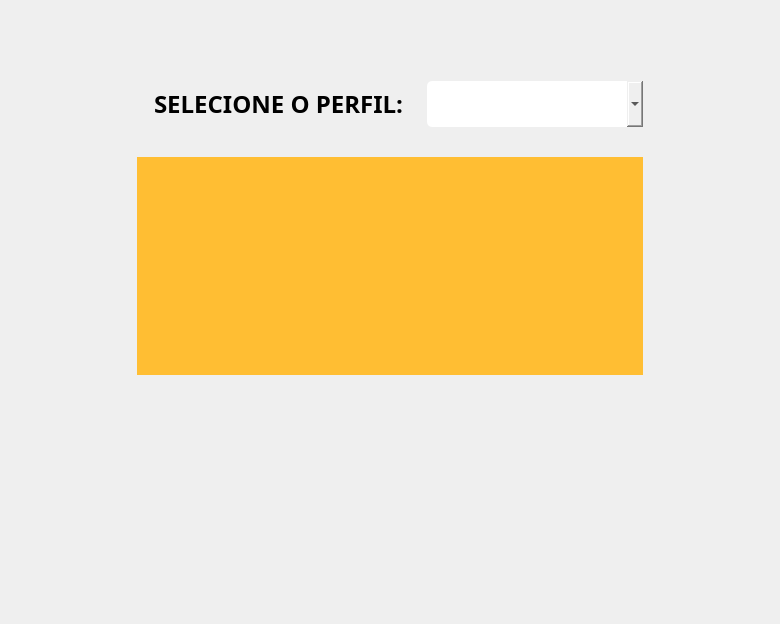
      <widget class="QWidget" name="configurar_perfil">
       <property name="styleSheet">
        <string notr="true">border-image: url(&quot;:/imagens/assets/imagens/fundo-azul&quot;);</string>
       </property>
       <layout class="QGridLayout" name="gridLayout_4">
        <item row="2" column="2">
         <spacer name="verticalSpacer_9">
          <property name="orientation">
           <enum>Qt::Vertical</enum>
          </property>
          <property name="sizeType">
           <enum>QSizePolicy::Fixed</enum>
          </property>
          <property name="sizeHint" stdset="0">
           <size>
            <width>20</width>
            <height>20</height>
           </size>
          </property>
         </spacer>
        </item>
        <item row="1" column="1">
         <widget class="QLabel" name="label">
          <property name="font">
           <font>
            <family>Dyuthi</family>
            <pointsize>-1</pointsize>
            <weight>75</weight>
            <bold>true</bold>
           </font>
          </property>
          <property name="styleSheet">
           <string notr="true">background-color: none;
border-image: none;
font-weight: bold;
font-size: 24px;
margin: 10px;
color: black;</string>
          </property>
          <property name="text">
           <string>SELECIONE O PERFIL:</string>
          </property>
         </widget>
        </item>
        <item row="7" column="0">
         <spacer name="horizontalSpacer_configurar_2">
          <property name="orientation">
           <enum>Qt::Horizontal</enum>
          </property>
          <property name="sizeType">
           <enum>QSizePolicy::Minimum</enum>
          </property>
          <property name="sizeHint" stdset="0">
           <size>
            <width>120</width>
            <height>20</height>
           </size>
          </property>
         </spacer>
        </item>
        <item row="3" column="1" colspan="3">
         <widget class="QListWidget" name="listWidget">
          <property name="font">
           <font>
            <family>Dyuthi</family>
            <pointsize>20</pointsize>
            <weight>50</weight>
            <bold>false</bold>
           </font>
          </property>
          <property name="autoFillBackground">
           <bool>true</bool>
          </property>
          <property name="styleSheet">
           <string notr="true">QListWidget{
	border-image: none;
	border: none;
	border-radius: 7px;
 	background-color:  #ffbe33;
	alternate-background-color: #fab32c;
	padding: 4px; 
}

QListWidget::item{
	padding: 5px;
	margin: 2px;
}

QListWidget::item:selected{
	background-color: #ff961a;
}

QScrollBar:vertical {
	border-image: none;
 	border: none;
    background: #ffbe33;
    width: 15px;
    margin: 0px 0px 0px 0px;
	padding: 1px;
}

QScrollBar::handle:vertical {
	background: #FF7439;
	min-height: 30px;
}

QScrollBar::add-line:vertical {
	height: 0px;
}

QScrollBar::sub-line:vertical {
	height: 0px;
}</string>
          </property>
          <property name="horizontalScrollBarPolicy">
           <enum>Qt::ScrollBarAlwaysOff</enum>
          </property>
          <property name="sizeAdjustPolicy">
           <enum>QAbstractScrollArea::AdjustToContents</enum>
          </property>
          <property name="autoScrollMargin">
           <number>30</number>
          </property>
          <property name="tabKeyNavigation">
           <bool>true</bool>
          </property>
          <property name="showDropIndicator" stdset="0">
           <bool>false</bool>
          </property>
          <property name="dragDropOverwriteMode">
           <bool>false</bool>
          </property>
          <property name="dragDropMode">
           <enum>QAbstractItemView::DragOnly</enum>
          </property>
          <property name="defaultDropAction">
           <enum>Qt::TargetMoveAction</enum>
          </property>
          <property name="alternatingRowColors">
           <bool>true</bool>
          </property>
          <property name="selectionBehavior">
           <enum>QAbstractItemView::SelectRows</enum>
          </property>
          <property name="iconSize">
           <size>
            <width>20</width>
            <height>100</height>
           </size>
          </property>
          <property name="textElideMode">
           <enum>Qt::ElideMiddle</enum>
          </property>
          <property name="movement">
           <enum>QListView::Free</enum>
          </property>
          <property name="flow">
           <enum>QListView::TopToBottom</enum>
          </property>
          <property name="isWrapping" stdset="0">
           <bool>false</bool>
          </property>
          <property name="resizeMode">
           <enum>QListView::Adjust</enum>
          </property>
          <property name="layoutMode">
           <enum>QListView::Batched</enum>
          </property>
          <property name="spacing">
           <number>1</number>
          </property>
          <property name="viewMode">
           <enum>QListView::ListMode</enum>
          </property>
          <property name="modelColumn">
           <number>0</number>
          </property>
          <property name="uniformItemSizes">
           <bool>false</bool>
          </property>
          <property name="batchSize">
           <number>100</number>
          </property>
          <property name="wordWrap">
           <bool>false</bool>
          </property>
          <property name="selectionRectVisible">
           <bool>true</bool>
          </property>
          <property name="itemAlignment">
           <set>Qt::AlignLeading|Qt::AlignLeft|Qt::AlignVCenter</set>
          </property>
          <property name="currentRow">
           <number>-1</number>
          </property>
         </widget>
        </item>
        <item row="6" column="1">
         <spacer name="verticalSpacer_configurar">
          <property name="orientation">
           <enum>Qt::Vertical</enum>
          </property>
          <property name="sizeType">
           <enum>QSizePolicy::Minimum</enum>
          </property>
          <property name="sizeHint" stdset="0">
           <size>
            <width>20</width>
            <height>40</height>
           </size>
          </property>
         </spacer>
        </item>
        <item row="7" column="3">
         <widget class="QPushButton" name="pushButton_limpar_sequencia">
          <property name="sizePolicy">
           <sizepolicy hsizetype="Fixed" vsizetype="Fixed">
            <horstretch>0</horstretch>
            <verstretch>0</verstretch>
           </sizepolicy>
          </property>
          <property name="minimumSize">
           <size>
            <width>170</width>
            <height>80</height>
           </size>
          </property>
          <property name="font">
           <font>
            <pointsize>10</pointsize>
            <weight>75</weight>
            <bold>true</bold>
           </font>
          </property>
          <property name="cursor">
           <cursorShape>PointingHandCursor</cursorShape>
          </property>
          <property name="styleSheet">
           <string notr="true">QPushButton {
	border-image: url(&quot;:/botoes/assets/botoes/configuracoes/sequencia.png&quot;);
	background-color: none;
	border-radius: 2px;
	border: none;
	min-width: 170px;
	min-height: 80px;
	font-weight: bold;
}

QPushButton:hover {
	border-image: url(&quot;:/botoes/assets/botoes/configuracoes/sequencia-hover.png&quot;);
	background-color: none;
}

QPushButton:pressed {
	border-image: url(&quot;:/botoes/assets/botoes/configuracoes/sequencia-hover.png&quot;);
	background-color: none;
}</string>
          </property>
          <property name="text">
           <string/>
          </property>
         </widget>
        </item>
        <item row="0" column="0" alignment="Qt::AlignLeft|Qt::AlignTop">
         <widget class="QPushButton" name="pushButton_inicio_configurar_perfil">
          <property name="sizePolicy">
           <sizepolicy hsizetype="Fixed" vsizetype="Fixed">
            <horstretch>0</horstretch>
            <verstretch>0</verstretch>
           </sizepolicy>
          </property>
          <property name="minimumSize">
           <size>
            <width>60</width>
            <height>60</height>
           </size>
          </property>
          <property name="maximumSize">
           <size>
            <width>50</width>
            <height>50</height>
           </size>
          </property>
          <property name="font">
           <font>
            <pointsize>10</pointsize>
            <weight>75</weight>
            <bold>true</bold>
           </font>
          </property>
          <property name="cursor">
           <cursorShape>PointingHandCursor</cursorShape>
          </property>
          <property name="styleSheet">
           <string notr="true">QPushButton {
	border-image: url(&quot;:/icones/assets/icones/pagina-inicial/pagina-inicial.png&quot;);
	background-color: none;
	border-radius: 2px;
	border: none;
	min-width: 60px;
	min-height: 60px;
	font-weight: bold;
}

QPushButton:hover {
	border-image: url(&quot;:/icones/assets/icones/pagina-inicial/pagina-inicial-hover.png&quot;);
	background-color: none;
}

QPushButton:pressed {
	border-image: url(&quot;:/icones/assets/icones/pagina-inicial/pagina-inicial-hover.png&quot;);
	background-color: none;
}</string>
          </property>
          <property name="text">
           <string/>
          </property>
         </widget>
        </item>
        <item row="9" column="5" alignment="Qt::AlignRight|Qt::AlignBottom">
         <widget class="QPushButton" name="pushButton_sair">
          <property name="sizePolicy">
           <sizepolicy hsizetype="Fixed" vsizetype="Fixed">
            <horstretch>0</horstretch>
            <verstretch>0</verstretch>
           </sizepolicy>
          </property>
          <property name="minimumSize">
           <size>
            <width>60</width>
            <height>60</height>
           </size>
          </property>
          <property name="maximumSize">
           <size>
            <width>40</width>
            <height>40</height>
           </size>
          </property>
          <property name="font">
           <font>
            <pointsize>10</pointsize>
            <weight>75</weight>
            <bold>true</bold>
           </font>
          </property>
          <property name="cursor">
           <cursorShape>PointingHandCursor</cursorShape>
          </property>
          <property name="styleSheet">
           <string notr="true">QPushButton {
	border-image: url(&quot;:/icones/assets/icones/sair/sair.png&quot;);
	background-color: none;
	border-radius: 2px;
	border: none;
	min-width: 60px;
	min-height: 60px;
	font-weight: bold;
}

QPushButton:hover {
	border-image: url(&quot;:/icones/assets/icones/sair/sair-hover.png&quot;);
	background-color: none;
}

QPushButton:pressed {
	border-image: url(&quot;:/icones/assets/icones/sair/sair-hover.png&quot;);
	background-color: none;
}</string>
          </property>
          <property name="text">
           <string/>
          </property>
          <property name="flat">
           <bool>true</bool>
          </property>
         </widget>
        </item>
        <item row="7" column="5">
         <spacer name="horizontalSpacer_configurar">
          <property name="orientation">
           <enum>Qt::Horizontal</enum>
          </property>
          <property name="sizeType">
           <enum>QSizePolicy::Minimum</enum>
          </property>
          <property name="sizeHint" stdset="0">
           <size>
            <width>120</width>
            <height>20</height>
           </size>
          </property>
         </spacer>
        </item>
        <item row="0" column="1">
         <spacer name="verticalSpacer_17">
          <property name="orientation">
           <enum>Qt::Vertical</enum>
          </property>
          <property name="sizeType">
           <enum>QSizePolicy::Minimum</enum>
          </property>
          <property name="sizeHint" stdset="0">
           <size>
            <width>20</width>
            <height>40</height>
           </size>
          </property>
         </spacer>
        </item>
        <item row="7" column="2">
         <spacer name="horizontalSpacer_configurar_3">
          <property name="orientation">
           <enum>Qt::Horizontal</enum>
          </property>
          <property name="sizeType">
           <enum>QSizePolicy::Expanding</enum>
          </property>
          <property name="sizeHint" stdset="0">
           <size>
            <width>40</width>
            <height>20</height>
           </size>
          </property>
         </spacer>
        </item>
        <item row="9" column="0" alignment="Qt::AlignLeft|Qt::AlignBottom">
         <widget class="QPushButton" name="pushButton_voltar_configurar_perfil">
          <property name="sizePolicy">
           <sizepolicy hsizetype="Fixed" vsizetype="Fixed">
            <horstretch>0</horstretch>
            <verstretch>0</verstretch>
           </sizepolicy>
          </property>
          <property name="cursor">
           <cursorShape>PointingHandCursor</cursorShape>
          </property>
          <property name="styleSheet">
           <string notr="true">QPushButton {
	border-image: url(&quot;:/icones/assets/icones/voltar/voltar.png&quot;);
	background-color: none;
	border-radius: 2px;
	border: none;
	min-width: 60px;
	min-height: 50px;
	font-weight: bold;
}

QPushButton:hover {
	border-image: url(&quot;:/icones/assets/icones/voltar/voltar-hover.png&quot;);
	background-color: none;
}

QPushButton:pressed {
	border-image: url(&quot;:/icones/assets/icones/voltar/voltar-hover.png&quot;);
	background-color: none;
}</string>
          </property>
          <property name="text">
           <string/>
          </property>
         </widget>
        </item>
        <item row="4" column="1" colspan="3">
         <layout class="QHBoxLayout" name="horizontalLayout_11">
          <item>
           <spacer name="horizontalSpacer_16">
            <property name="orientation">
             <enum>Qt::Horizontal</enum>
            </property>
            <property name="sizeHint" stdset="0">
             <size>
              <width>40</width>
              <height>20</height>
             </size>
            </property>
           </spacer>
          </item>
          <item>
           <widget class="QPushButton" name="pushButton_adicionar_video">
            <property name="sizePolicy">
             <sizepolicy hsizetype="Fixed" vsizetype="Fixed">
              <horstretch>0</horstretch>
              <verstretch>0</verstretch>
             </sizepolicy>
            </property>
            <property name="minimumSize">
             <size>
              <width>40</width>
              <height>40</height>
             </size>
            </property>
            <property name="maximumSize">
             <size>
              <width>250</width>
              <height>60</height>
             </size>
            </property>
            <property name="font">
             <font>
              <pointsize>10</pointsize>
              <weight>75</weight>
              <bold>true</bold>
             </font>
            </property>
            <property name="cursor">
             <cursorShape>PointingHandCursor</cursorShape>
            </property>
            <property name="styleSheet">
             <string notr="true">QPushButton {
	border-image: url(&quot;:/icones/assets/icones/video/video.png&quot;);
	background-color: none;
	border-radius: 2px;
	border: none;
	min-width: 40px;
	min-height: 40px;
	font-weight: bold;
}

QPushButton:hover {
	border-image: url(&quot;:/icones/assets/icones/video/video-hover.png&quot;);
	background-color: none;
}

QPushButton:pressed {
	border-image: url(&quot;:/icones/assets/icones/video/video-hover.png&quot;);
	background-color: none;
}</string>
            </property>
            <property name="text">
             <string/>
            </property>
           </widget>
          </item>
          <item>
           <widget class="QPushButton" name="pushButton_adicionar_pergunta">
            <property name="sizePolicy">
             <sizepolicy hsizetype="Fixed" vsizetype="Fixed">
              <horstretch>0</horstretch>
              <verstretch>0</verstretch>
             </sizepolicy>
            </property>
            <property name="minimumSize">
             <size>
              <width>40</width>
              <height>40</height>
             </size>
            </property>
            <property name="maximumSize">
             <size>
              <width>250</width>
              <height>60</height>
             </size>
            </property>
            <property name="font">
             <font>
              <pointsize>10</pointsize>
              <weight>75</weight>
              <bold>true</bold>
             </font>
            </property>
            <property name="cursor">
             <cursorShape>PointingHandCursor</cursorShape>
            </property>
            <property name="styleSheet">
             <string notr="true">QPushButton {
	border-image: url(&quot;:/icones/assets/icones/pergunta/pergunta.png&quot;);
	background-color: none;
	border-radius: 2px;
	border: none;
	min-width: 40px;
	min-height: 40px;
	font-weight: bold;
}

QPushButton:hover {
	border-image: url(&quot;:/icones/assets/icones/pergunta/pergunta-hover.png&quot;);
	background-color: none;
}

QPushButton:pressed {
	border-image: url(&quot;:/icones/assets/icones/pergunta/pergunta-hover.png&quot;);
	background-color: none;
}</string>
            </property>
            <property name="text">
             <string/>
            </property>
           </widget>
          </item>
         </layout>
        </item>
        <item row="9" column="1">
         <spacer name="verticalSpacer_configurar_2">
          <property name="orientation">
           <enum>Qt::Vertical</enum>
          </property>
          <property name="sizeType">
           <enum>QSizePolicy::Minimum</enum>
          </property>
          <property name="sizeHint" stdset="0">
           <size>
            <width>20</width>
            <height>40</height>
           </size>
          </property>
         </spacer>
        </item>
        <item row="3" column="5">
         <layout class="QVBoxLayout" name="verticalLayout_3">
          <item>
           <widget class="QPushButton" name="pushButton_editarItem">
            <property name="sizePolicy">
             <sizepolicy hsizetype="Fixed" vsizetype="Fixed">
              <horstretch>0</horstretch>
              <verstretch>0</verstretch>
             </sizepolicy>
            </property>
            <property name="minimumSize">
             <size>
              <width>40</width>
              <height>40</height>
             </size>
            </property>
            <property name="cursor">
             <cursorShape>PointingHandCursor</cursorShape>
            </property>
            <property name="styleSheet">
             <string notr="true">QPushButton {
	border-image: url(&quot;:/icones/assets/icones/lapis/lapis.png&quot;);
	background-color: none;
	border-radius: 2px;
	border: none;
	min-width: 40px;
	min-height: 40px;
}

QPushButton:hover {
	border-image: url(&quot;:/icones/assets/icones/lapis/lapis-hover.png&quot;);
	background-color: none;
}

QPushButton:pressed {
	border-image: url(&quot;:/icones/assets/icones/lapis/lapis-hover.png&quot;);
	background-color: none;
}</string>
            </property>
            <property name="text">
             <string/>
            </property>
           </widget>
          </item>
          <item>
           <widget class="QPushButton" name="pushButton_removerItem">
            <property name="sizePolicy">
             <sizepolicy hsizetype="Fixed" vsizetype="Fixed">
              <horstretch>0</horstretch>
              <verstretch>0</verstretch>
             </sizepolicy>
            </property>
            <property name="minimumSize">
             <size>
              <width>40</width>
              <height>40</height>
             </size>
            </property>
            <property name="cursor">
             <cursorShape>PointingHandCursor</cursorShape>
            </property>
            <property name="styleSheet">
             <string notr="true">QPushButton {
	border-image: url(&quot;:/icones/assets/icones/lixeira/lixeira.png&quot;);
	background-color: none;
	border-radius: 2px;
	border: none;
	min-width: 40px;
	min-height: 40px;
}

QPushButton:hover {
	border-image: url(&quot;:/icones/assets/icones/lixeira/lixeira-hover.png&quot;);
	background-color: none;
}

QPushButton:pressed {
	border-image: url(&quot;:/icones/assets/icones/lixeira/lixeira-hover.png&quot;);
	background-color: none;
}</string>
            </property>
            <property name="text">
             <string/>
            </property>
           </widget>
          </item>
          <item>
           <spacer name="verticalSpacer_12">
            <property name="orientation">
             <enum>Qt::Vertical</enum>
            </property>
            <property name="sizeHint" stdset="0">
             <size>
              <width>20</width>
              <height>40</height>
             </size>
            </property>
           </spacer>
          </item>
          <item>
           <widget class="QPushButton" name="pushButton_mover_cima">
            <property name="sizePolicy">
             <sizepolicy hsizetype="Fixed" vsizetype="Fixed">
              <horstretch>0</horstretch>
              <verstretch>0</verstretch>
             </sizepolicy>
            </property>
            <property name="cursor">
             <cursorShape>PointingHandCursor</cursorShape>
            </property>
            <property name="styleSheet">
             <string notr="true">QPushButton {
	border-image: url(&quot;:/icones/assets/icones/seta/cima/seta-cima.png&quot;);
	background-color: none;
	border-radius: 2px;
	border: none;
	min-width: 40px;
	min-height: 40px;
	font-weight: bold;
}

QPushButton:hover {
	border-image: url(&quot;:/icones/assets/icones/seta/cima/seta-cima-hover.png&quot;);
	background-color: none;
}

QPushButton:pressed {
	border-image: url(&quot;:/icones/assets/icones/seta/cima/seta-cima-hover.png&quot;);
	background-color: none;
}</string>
            </property>
            <property name="text">
             <string/>
            </property>
           </widget>
          </item>
          <item>
           <widget class="QPushButton" name="pushButton_mover_baixo">
            <property name="sizePolicy">
             <sizepolicy hsizetype="Fixed" vsizetype="Fixed">
              <horstretch>0</horstretch>
              <verstretch>0</verstretch>
             </sizepolicy>
            </property>
            <property name="cursor">
             <cursorShape>PointingHandCursor</cursorShape>
            </property>
            <property name="styleSheet">
             <string notr="true">QPushButton {
	border-image: url(&quot;:/icones/assets/icones/seta/baixo/seta-baixo.png&quot;);
	background-color: none;
	border-radius: 2px;
	border: none;
	min-width: 40px;
	min-height: 40px;
	font-weight: bold;
}

QPushButton:hover {
	border-image: url(&quot;:/icones/assets/icones/seta/baixo/seta-baixo-hover.png&quot;);
	background-color: none;
}

QPushButton:pressed {
	border-image: url(&quot;:/icones/assets/icones/seta/baixo/seta-baixo-hover.png&quot;);
	background-color: none;
}</string>
            </property>
            <property name="text">
             <string/>
            </property>
           </widget>
          </item>
         </layout>
        </item>
        <item row="7" column="1" alignment="Qt::AlignHCenter">
         <widget class="QPushButton" name="pushButton_limpar_respostas">
          <property name="sizePolicy">
           <sizepolicy hsizetype="Fixed" vsizetype="Fixed">
            <horstretch>0</horstretch>
            <verstretch>0</verstretch>
           </sizepolicy>
          </property>
          <property name="minimumSize">
           <size>
            <width>170</width>
            <height>80</height>
           </size>
          </property>
          <property name="maximumSize">
           <size>
            <width>16777215</width>
            <height>16777215</height>
           </size>
          </property>
          <property name="font">
           <font>
            <pointsize>10</pointsize>
            <weight>75</weight>
            <bold>true</bold>
           </font>
          </property>
          <property name="cursor">
           <cursorShape>PointingHandCursor</cursorShape>
          </property>
          <property name="styleSheet">
           <string notr="true">QPushButton {
	border-image: url(&quot;:/botoes/assets/botoes/configuracoes/respostas.png&quot;);
	background-color: none;
	border-radius: 2px;
	border: none;
	min-width: 170px;
	min-height: 80px;
}

QPushButton:hover {
	border-image: url(&quot;:/botoes/assets/botoes/configuracoes/respostas-hover.png&quot;);
	background-color: none;
}

QPushButton:pressed {
	border-image: url(&quot;:/botoes/assets/botoes/configuracoes/respostas-hover.png&quot;);
	background-color: none;
}</string>
          </property>
          <property name="text">
           <string/>
          </property>
         </widget>
        </item>
        <item row="1" column="2" colspan="2">
         <widget class="QComboBox" name="comboBox_perfis">
          <property name="minimumSize">
           <size>
            <width>126</width>
            <height>46</height>
           </size>
          </property>
          <property name="font">
           <font>
            <family>Dyuthi</family>
            <pointsize>-1</pointsize>
            <weight>50</weight>
            <bold>false</bold>
           </font>
          </property>
          <property name="cursor">
           <cursorShape>PointingHandCursor</cursorShape>
          </property>
          <property name="styleSheet">
           <string notr="true">QComboBox{
	min-width: 120px;
	min-height: 40px;
	border-image: none;
	background-color: none;
	border: none;
	border-radius: 5px;
	padding: 3px;
	font-size: 22px; 
}

QComboBox::drop-down {
		background-color: #74b9f4;
		border-image: none;
		border-bottom-right-radius: 3px;
		border-top-right-radius: 3px;
		border-left-width: 0px;
		subcontrol-origin: padding;
    	subcontrol-position: top right;
		width: 40px;
		border-radius: 5px;
}

QComboBox::drop-down:hover{
	background-color: #507be4;
}

QComboBox::down-arrow {
	width: 30px;
	height:30px;
	image: url(&quot;:/icones/assets/icones/seta/baixo/seta-baixo-preto.png&quot;);
}

QComboBox::item{
	height: 30px;
	color: black;
	text-align: center;
	background-color: white;
	border-image: none;
	border: none;
	padding: 0;
	margin: 0;
}

QComboBox::item:selected{
	background-color: #74b9f4;
	border-image: none;
}
</string>
          </property>
         </widget>
        </item>
       </layout>
      </widget>
